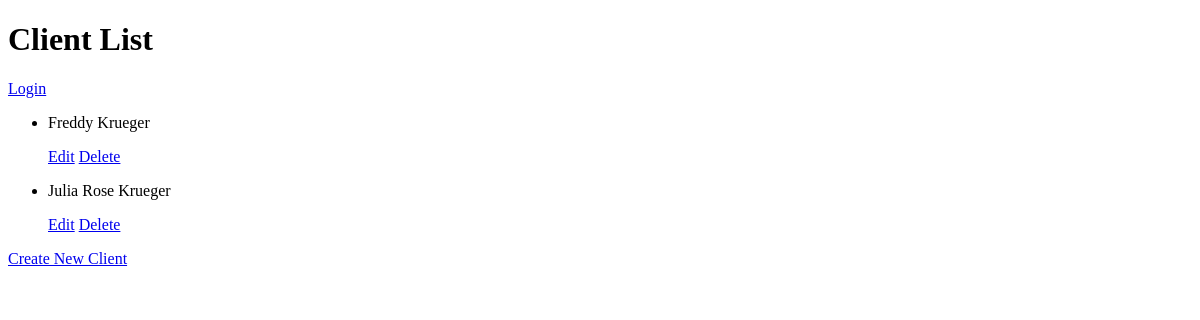
The page /clients/ on the database as committed earlier.
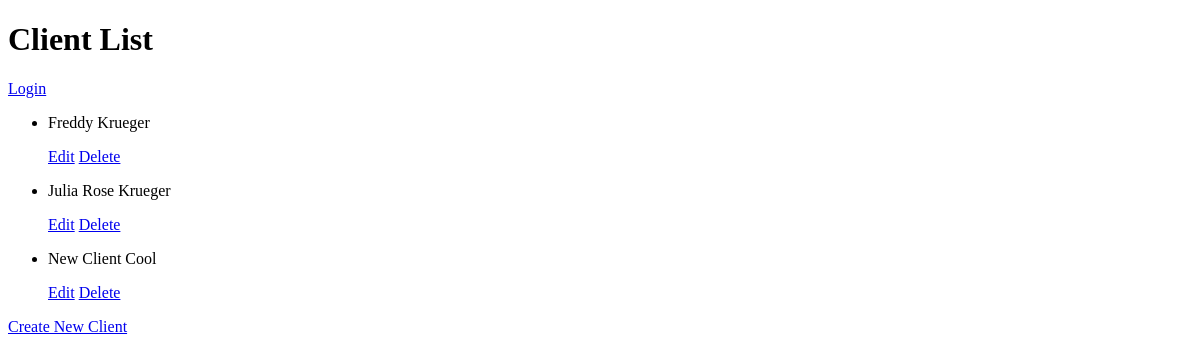
The same page on the database as committed later.
### core/models.py (models this page shows)
class Client(models.Model):
    name = models.CharField(max_length=70)
    last_name = models.CharField(max_length=72)
    age = models.IntegerField()
    salary = models.DecimalField(max_digits=7, decimal_places=2)
    email = models.EmailField(null=True, blank=True)
    photo = models.ImageField(null=True, blank=True, upload_to='clients')
    doc_id = models.OneToOneField(ID, null=True, on_delete=models.CASCADE)
    def get_fullname(self):
        return self.name +" " + self.last_name
    def __str__(self):
        return self.get_fullname()

### core/views.py (the view)
# urls.py: path('', list_clients, name="client_list"),
def list_clients(request):
    clients = Client.objects.all()
    return render(request, 'clients.html', {'clients': clients})

### core/templates/clients.html (shortened to what this page needs)
<!doctype html>
<html lang="en">
<head>
</head>
<body>
<h1>Client List</h1>
{% if user.is_authenticated %}
    Hello {{ user.username }}
    <a href="#">Logout</a>
{% else %}
    <a href="{% url 'login' %}">Login</a>
{% endif%}
<ul>
    {% for client in clients %}
        <li>
            <p>{{client}}</p>
            <a href="{% url 'client_update' client.id %}">Edit</a>
            <a href="{% url 'client_delete' client.id %}">Delete</a>
        </li>
    {% endfor %}
</ul>
<a href="{% url 'client_create' %}">Create New Client</a>
</body>
</html>

Rows that differ between the two databases and show on the page:
added Client: name+last_name "New Client Cool"
